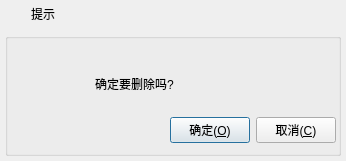
<?xml version="1.0" encoding="UTF-8"?>
<ui version="4.0">
 <class>frmMessageBox</class>
 <widget class="QDialog" name="frmMessageBox">
  <property name="geometry">
   <rect>
    <x>0</x>
    <y>0</y>
    <width>346</width>
    <height>161</height>
   </rect>
  </property>
  <property name="windowTitle">
   <string>提示</string>
  </property>
  <layout class="QVBoxLayout" name="verticalLayout">
   <property name="spacing">
    <number>0</number>
   </property>
   <property name="leftMargin">
    <number>0</number>
   </property>
   <property name="topMargin">
    <number>0</number>
   </property>
   <property name="rightMargin">
    <number>0</number>
   </property>
   <property name="bottomMargin">
    <number>0</number>
   </property>
   <item>
    <widget class="QWidget" name="widget_title" native="true">
     <property name="sizePolicy">
      <sizepolicy hsizetype="Preferred" vsizetype="Fixed">
       <horstretch>0</horstretch>
       <verstretch>0</verstretch>
      </sizepolicy>
     </property>
     <property name="minimumSize">
      <size>
       <width>100</width>
       <height>28</height>
      </size>
     </property>
     <layout class="QHBoxLayout" name="horizontalLayout_2">
      <property name="spacing">
       <number>0</number>
      </property>
      <property name="leftMargin">
       <number>0</number>
      </property>
      <property name="topMargin">
       <number>0</number>
      </property>
      <property name="rightMargin">
       <number>0</number>
      </property>
      <property name="bottomMargin">
       <number>0</number>
      </property>
      <item>
       <widget class="QLabel" name="lab_Ico">
        <property name="sizePolicy">
         <sizepolicy hsizetype="Minimum" vsizetype="Preferred">
          <horstretch>0</horstretch>
          <verstretch>0</verstretch>
         </sizepolicy>
        </property>
        <property name="minimumSize">
         <size>
          <width>31</width>
          <height>0</height>
         </size>
        </property>
        <property name="text">
         <string/>
        </property>
        <property name="alignment">
         <set>Qt::AlignCenter</set>
        </property>
       </widget>
      </item>
      <item>
       <widget class="QLabel" name="lab_Title">
        <property name="sizePolicy">
         <sizepolicy hsizetype="Expanding" vsizetype="Preferred">
          <horstretch>0</horstretch>
          <verstretch>0</verstretch>
         </sizepolicy>
        </property>
        <property name="styleSheet">
         <string notr="true">font: 10pt &quot;微软雅黑&quot;;</string>
        </property>
        <property name="text">
         <string>提示</string>
        </property>
        <property name="alignment">
         <set>Qt::AlignLeading|Qt::AlignLeft|Qt::AlignVCenter</set>
        </property>
       </widget>
      </item>
      <item>
       <widget class="QWidget" name="widget_menu" native="true">
        <property name="sizePolicy">
         <sizepolicy hsizetype="Minimum" vsizetype="Preferred">
          <horstretch>0</horstretch>
          <verstretch>0</verstretch>
         </sizepolicy>
        </property>
        <layout class="QHBoxLayout" name="horizontalLayout">
         <property name="spacing">
          <number>0</number>
         </property>
         <property name="leftMargin">
          <number>0</number>
         </property>
         <property name="topMargin">
          <number>0</number>
         </property>
         <property name="rightMargin">
          <number>0</number>
         </property>
         <property name="bottomMargin">
          <number>0</number>
         </property>
         <item>
          <widget class="QPushButton" name="btnMenu_Close">
           <property name="sizePolicy">
            <sizepolicy hsizetype="Minimum" vsizetype="Expanding">
             <horstretch>0</horstretch>
             <verstretch>0</verstretch>
            </sizepolicy>
           </property>
           <property name="minimumSize">
            <size>
             <width>40</width>
             <height>0</height>
            </size>
           </property>
           <property name="cursor">
            <cursorShape>ArrowCursor</cursorShape>
           </property>
           <property name="focusPolicy">
            <enum>Qt::NoFocus</enum>
           </property>
           <property name="toolTip">
            <string>关闭</string>
           </property>
           <property name="text">
            <string/>
           </property>
           <property name="flat">
            <bool>true</bool>
           </property>
          </widget>
         </item>
        </layout>
       </widget>
      </item>
     </layout>
    </widget>
   </item>
   <item>
    <widget class="QWidget" name="widget_main" native="true">
     <property name="styleSheet">
      <string notr="true">font: 11pt &quot;微软雅黑&quot;;</string>
     </property>
     <layout class="QVBoxLayout" name="verticalLayout_2">
      <property name="spacing">
       <number>5</number>
      </property>
      <property name="leftMargin">
       <number>5</number>
      </property>
      <property name="topMargin">
       <number>5</number>
      </property>
      <property name="rightMargin">
       <number>5</number>
      </property>
      <property name="bottomMargin">
       <number>5</number>
      </property>
      <item>
       <widget class="QGroupBox" name="groupBox">
        <property name="title">
         <string/>
        </property>
        <widget class="QLabel" name="labIcoMain">
         <property name="geometry">
          <rect>
           <x>10</x>
           <y>30</y>
           <width>45</width>
           <height>45</height>
          </rect>
         </property>
         <property name="styleSheet">
          <string notr="true">border-image: url(:/image/info.png);</string>
         </property>
         <property name="text">
          <string/>
         </property>
        </widget>
        <widget class="QLabel" name="labInfo">
         <property name="geometry">
          <rect>
           <x>90</x>
           <y>10</y>
           <width>231</width>
           <height>81</height>
          </rect>
         </property>
         <property name="text">
          <string>确定要删除吗?</string>
         </property>
         <property name="scaledContents">
          <bool>false</bool>
         </property>
         <property name="wordWrap">
          <bool>true</bool>
         </property>
        </widget>
        <widget class="QWidget" name="layoutWidget">
         <property name="geometry">
          <rect>
           <x>60</x>
           <y>80</y>
           <width>271</width>
           <height>34</height>
          </rect>
         </property>
         <layout class="QHBoxLayout" name="horizontalLayout_3">
          <item>
           <spacer name="horizontalSpacer">
            <property name="orientation">
             <enum>Qt::Horizontal</enum>
            </property>
            <property name="sizeHint" stdset="0">
             <size>
              <width>40</width>
              <height>20</height>
             </size>
            </property>
           </spacer>
          </item>
          <item>
           <widget class="QPushButton" name="btnOk">
            <property name="cursor">
             <cursorShape>PointingHandCursor</cursorShape>
            </property>
            <property name="focusPolicy">
             <enum>Qt::StrongFocus</enum>
            </property>
            <property name="styleSheet">
             <string notr="true"/>
            </property>
            <property name="text">
             <string>确定(&amp;O)</string>
            </property>
            <property name="icon">
             <iconset>
              <normaloff>:/image/update.png</normaloff>:/image/update.png</iconset>
            </property>
            <property name="iconSize">
             <size>
              <width>20</width>
              <height>20</height>
             </size>
            </property>
           </widget>
          </item>
          <item>
           <widget class="QPushButton" name="btnCancel">
            <property name="cursor">
             <cursorShape>PointingHandCursor</cursorShape>
            </property>
            <property name="focusPolicy">
             <enum>Qt::StrongFocus</enum>
            </property>
            <property name="styleSheet">
             <string notr="true"/>
            </property>
            <property name="text">
             <string>取消(&amp;C)</string>
            </property>
            <property name="icon">
             <iconset>
              <normaloff>:/image/close.png</normaloff>:/image/close.png</iconset>
            </property>
            <property name="iconSize">
             <size>
              <width>20</width>
              <height>20</height>
             </size>
            </property>
           </widget>
          </item>
         </layout>
        </widget>
       </widget>
      </item>
     </layout>
    </widget>
   </item>
  </layout>
 </widget>
 <resources/>
 <connections/>
</ui>
